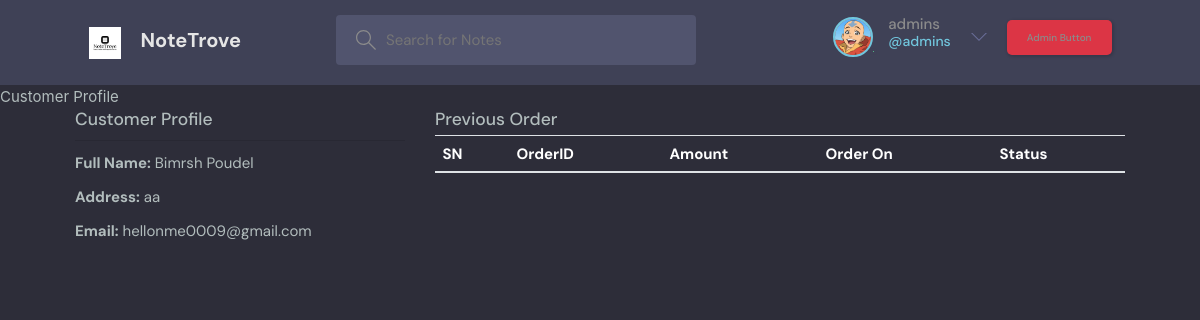
Page /my_profile/ (signed in) on the committed database.
### note/models.py (models this page shows, shortened)
class Customer(models.Model):
    user = models.OneToOneField(User, null=True, blank=True, on_delete=models.CASCADE)
    name = models.CharField(max_length=200, null=True)
    email = models.EmailField(max_length=200)
    avatar = models.ImageField(null=True, default="a3.jfif",upload_to= 'static/images')

class ShippingAddress(models.Model):
    customer = models.ForeignKey(Customer, on_delete=models.SET_NULL, null=True)
    order = models.ForeignKey(Order, on_delete=models.SET_NULL, null=True)
    address = models.CharField(max_length=200, null=False)
    city = models.CharField(max_length=200, null=False)
    state = models.CharField(max_length=200, null=False)
    date_added = models.DateTimeField(auto_now_add=True)

### note/views.py (the view, shortened to what this page needs)
# urls.py: path('my_profile/',views.my_profile,name="my_profile"),
def my_profile(request):
    if request.user.is_authenticated:
        customer = request.user.customer
        shipping = ShippingAddress.objects.filter(customer=customer).last()
        order, created = Order.objects.get_or_create(customer=customer, complete=False)
        previous_orders = Order.objects.filter(customer=customer, complete=True).order_by('-date_ordered')
        items = order.orderitem_set.all() # type: ignore
        cart_items = order.get_cart_items
    context = {'shipping': shipping, 'customer': customer, 'items': items, 'order': order, 'cart_items': cart_items,'previous_orders': previous_orders}
    return render(request, 'my_profile.html', context)

### note/models.py (called while the page is built)
    @property
    def get_cart_items(self):
        orderitems = self.orderitem_set.all() # type: ignore
        total = sum([item.quantity for item in orderitems])
        return total

### templates/my_profile.html (shortened to what this page needs)
{% include 'navbar.html'%}
{%block title%}Customer Profile{%endblock%}
{%block content%}
<!DOCTYPE html>
<html lang="en">
<head>
</head>
<body>
<div class="container">
    <div class="row">
        <div class="col-md-4">
            <h3>Customer Profile</h3><hr>
            <p><span class="font-weight-bold">Full Name:</span> {{customer.name}}</p>
            <p><span class="font-weight-bold">Address:</span> {{shipping.address}}</p>
            <p><span class="font-weight-bold">Email:</span> {{customer.email}}</p>
        </div>
        <div class="col-md-8">
            <h3>Previous Order</h3>
            <table class="table">
                <thead>
                    <tr>
                        <th>SN</th>
                        <th>OrderID</th>
                        <th>Amount</th>
                        <th>Order On</th>
                        <th>Status</th>
                    </tr>
                </thead>
            </table>
        </div>
    </div>
</div>
</body>
</html>
{%endblock%}

### templates/navbar.html (shortened to what this page needs)
{% block content %}
{% load static %}
<link rel="stylesheet" href="https://stackpath.bootstrapcdn.com/bootstrap/4.4.1/css/bootstrap.min.css">
<link rel="stylesheet" href="{% static 'styles/styles.css'%}">
<header class="header header--loggedIn">
    <div class="container">
        <a href="{% url 'home' %}" class="header__logo">
            <img src="{% static 'images/logo.png' %}" />
            <h1>NoteTrove</h1>
        </a>
        <form class="header__search" method="GET" action="{% url 'home' %}">
            <label>
                <input name="q" placeholder="Search for Notes" />
            </label>
        </form>
        <nav class="header__menu">
            {% if request.user.is_authenticated %}
            <div class="header__user">
                <a href="">
                    <div class="avatar avatar--medium active">
                        <img src="{{request.user.customer.avatar.url}}" />
                    </div>
                    <p>{{request.user.username}} <span>@{{request.user.username}}</span></p>
                </a>
                <button class="dropdown-button">
                    <svg version="1.1" xmlns="http://www.w3.org/2000/svg" width="32" height="32" viewBox="0 0 32 32">
                        <title>chevron-down</title>
                        <path d="M16 21l-13-13h-3l16 16 16-16h-3l-13 13z"></path>
                    </svg>
                </button>
                {% if user.is_superuser %}
                <a href="{%url 'adminonly' %}" class="btn btn-danger">Admin Button</a>
            {% else %}
                <div class="form-inline my-2 my-lg-0">
                    <a href="{% url 'cart' %}">
                       <img  id="cart-icon" src="{% static 'images/cart.png' %}">
                   </a>
                   <p id="cart-total">{{cart_Items}}</p>
            {% endif %}
               </div>
            </div>
            {% else %}
            <a href="{% url 'login' %}">
                <i class="fa-solid fa-user-tie"></i><p class="plogin">Login</p>
            </a>
            {% endif %}
</header>
{% endblock content %}

### static/styles/styles.css (style rules this page uses)
:root { --color-main: #71c6dd; --color-main-light: #e1f6fb; --color-dark: #3f4156; --color-dark-medium: #51546e; --color-dark-light: #696d97; --color-light: #e5e5e5; --color-gray: #8b8b8b; --color-light-gray: #b2bdbd; --color-bg: #2d2d39; --color-success: #5dd693; --color-error: #fc4b0b; }
* { font-family: "DM Sans", -apple-system, BlinkMacSystemFont, "Segoe UI", Roboto, Oxygen, Ubuntu, Cantarell, "Open Sans", "Helvetica Neue", sans-serif; margin: 0; padding: 0; box-sizing: border-box; text-rendering: optimizeLegibility; font-size: inherit; }
html { font-size: 56.25%; }
@media only screen and (min-width: 1200px) { html { font-size: 62.5%; } }
body { line-height: 1.6; font-weight: 400; font-size: 1.5rem; color: var(--color-light-gray); background-color: var(--color-bg); min-height: 100vh; }
img { width: 100%; }
a { display: inline-block; color: var(--color-main); text-decoration: none; }
.container { max-width: 120rem; width: 90%; margin:auto; }
.btn { border: none; display: inline-flex; align-items: center; gap: 1rem; cursor: pointer; transition: all ease-in-out 0.3s; padding: 1rem 2rem; border-radius: 5px; box-shadow: 1px 1px 3px 1px rgba(0, 0, 0, 0.15); font-weight: 500; }
.avatar { position: relative; display: inline-block; border-radius: 50%; margin-left: 22px; border: 2px solid var(--color-main); }
.avatar img { display: block; border-radius: 50%; object-fit: cover; object-position: center; }
.avatar::after { content: ""; display: block; position: absolute; background-color: var(--color-gray); z-index: 111; border-radius: 50%; border: 0.3rem solid var(--color-dark); }
.avatar.active::after { background-color: var(--color-success); }
.avatar.avatar--medium img { width: 3.6rem; height: 3.6rem; border-radius: 50%; }
.avatar.avatar--medium:after { width: 0.7rem; height: 0.7rem; bottom: 0px; right: -6px; }
.header { padding: 1.5rem; background-color: var(--color-dark); }
.header > .container { display: flex; gap: 9.5rem; }
.header__logo, .header__user { display: flex; gap: 2rem; align-items: center; }
.header__logo > img { height: 3.2rem; width: 3.2rem; }
.header__logo > h1 { font-weight: 700; font-size: 2rem; color: var(--color-light); }
.header__search > label { background-color: var(--color-dark-medium); padding: 1.3rem 1rem; display: flex; align-items: center; gap: 1rem; border-radius: 4px; }
.header__search svg { fill: var(--color-gray); width: 2rem; height: 2rem; margin-left: 1rem; }
.header__search input { width: 30rem; background: transparent; border: none; outline: none; color: var(--color-light); }
.header__menu { margin-left: auto; position: relative; }
.header__menu a { display: flex; gap: 1.5rem; align-items: center; font-weight: 500; text-decoration: none; color: var(--color-gray); }
.header__menu img { height: 3.6rem; }
.header__menu p { line-height: 1.2; }
.header__menu span { color: var(--color-main); font-weight: 500; font-size: 1.4rem; display: block; }
.header__menu svg { width: 1.6rem; height: 1.6rem; fill: var(--color-dark-light); }
.dropdown-button { background: transparent; border: 0; outline: 0; cursor: pointer; }

### templates/my_profile.html (style rules this page uses)
.table { color: white; }

### rows in the picture
Customer: name "Bimrsh Poudel", email "hellonme0009@gmail.com"
ShippingAddress: address "aa"

### other values in the picture
{{ request.user.username }} "admins"
